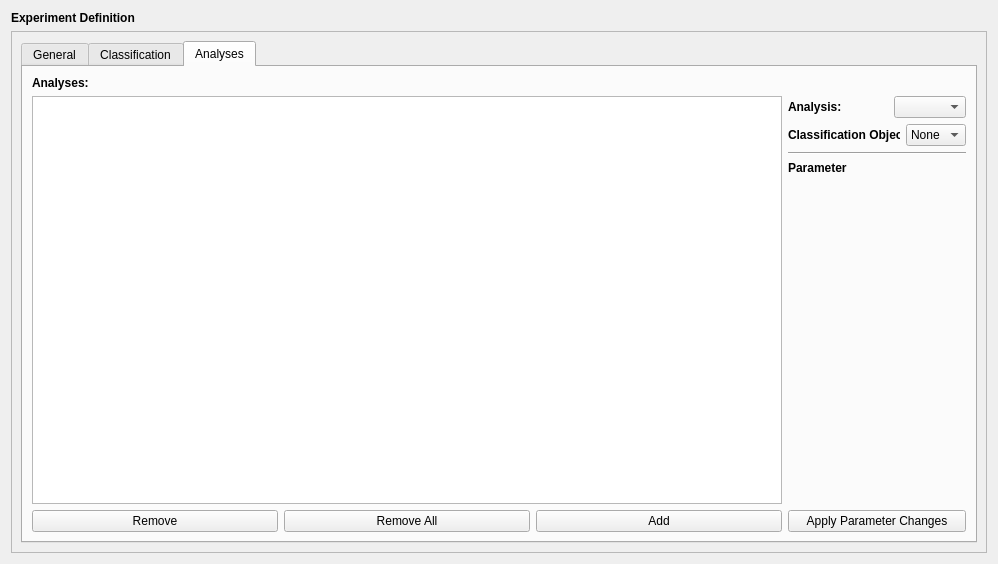
<?xml version="1.0" encoding="UTF-8"?>
<ui version="4.0">
 <class>Form</class>
 <widget class="QWidget" name="Form">
  <property name="geometry">
   <rect>
    <x>0</x>
    <y>0</y>
    <width>998</width>
    <height>564</height>
   </rect>
  </property>
  <property name="windowTitle">
   <string>Form</string>
  </property>
  <layout class="QVBoxLayout" name="verticalLayout">
   <item>
    <widget class="QLabel" name="label">
     <property name="sizePolicy">
      <sizepolicy hsizetype="Preferred" vsizetype="Maximum">
       <horstretch>0</horstretch>
       <verstretch>0</verstretch>
      </sizepolicy>
     </property>
     <property name="text">
      <string>&lt;html&gt;&lt;head/&gt;&lt;body&gt;&lt;p&gt;&lt;span style=&quot; font-weight:600;&quot;&gt;Experiment Definition&lt;/span&gt;&lt;/p&gt;&lt;/body&gt;&lt;/html&gt;</string>
     </property>
    </widget>
   </item>
   <item>
    <widget class="QScrollArea" name="scrollArea">
     <property name="widgetResizable">
      <bool>true</bool>
     </property>
     <widget class="QWidget" name="scrollAreaWidgetContents">
      <property name="geometry">
       <rect>
        <x>0</x>
        <y>0</y>
        <width>978</width>
        <height>525</height>
       </rect>
      </property>
      <layout class="QVBoxLayout" name="verticalLayout_4">
       <item>
        <widget class="QTabWidget" name="tabWidget">
         <property name="sizePolicy">
          <sizepolicy hsizetype="Expanding" vsizetype="Expanding">
           <horstretch>0</horstretch>
           <verstretch>0</verstretch>
          </sizepolicy>
         </property>
         <property name="currentIndex">
          <number>2</number>
         </property>
         <widget class="QWidget" name="tab">
          <attribute name="title">
           <string>General</string>
          </attribute>
          <layout class="QVBoxLayout" name="verticalLayout_3">
           <item>
            <widget class="QLabel" name="label_3">
             <property name="text">
              <string>&lt;b&gt;General:</string>
             </property>
            </widget>
           </item>
           <item>
            <layout class="QHBoxLayout" name="horizontalLayout">
             <property name="sizeConstraint">
              <enum>QLayout::SetDefaultConstraint</enum>
             </property>
             <item>
              <widget class="QLabel" name="label_2">
               <property name="sizePolicy">
                <sizepolicy hsizetype="Fixed" vsizetype="Maximum">
                 <horstretch>0</horstretch>
                 <verstretch>0</verstretch>
                </sizepolicy>
               </property>
               <property name="text">
                <string>Name:</string>
               </property>
              </widget>
             </item>
             <item>
              <widget class="QLineEdit" name="lineEdit_ExperimentName">
               <property name="sizePolicy">
                <sizepolicy hsizetype="Expanding" vsizetype="Fixed">
                 <horstretch>0</horstretch>
                 <verstretch>0</verstretch>
                </sizepolicy>
               </property>
              </widget>
             </item>
            </layout>
           </item>
           <item>
            <spacer name="verticalSpacer">
             <property name="orientation">
              <enum>Qt::Vertical</enum>
             </property>
             <property name="sizeHint" stdset="0">
              <size>
               <width>20</width>
               <height>40</height>
              </size>
             </property>
            </spacer>
           </item>
          </layout>
         </widget>
         <widget class="QWidget" name="tab_3">
          <attribute name="title">
           <string>Classification</string>
          </attribute>
          <layout class="QVBoxLayout" name="verticalLayout_6">
           <item>
            <widget class="QLabel" name="label_5">
             <property name="text">
              <string>&lt;html&gt;&lt;head/&gt;&lt;body&gt;&lt;p&gt;&lt;span style=&quot; font-weight:600;&quot;&gt;Classification Objects:&lt;/span&gt;&lt;/p&gt;&lt;/body&gt;&lt;/html&gt;</string>
             </property>
            </widget>
           </item>
           <item>
            <layout class="QHBoxLayout" name="horizontalLayout_3">
             <item>
              <layout class="QVBoxLayout" name="verticalLayout_7">
               <item>
                <widget class="QLabel" name="label_6">
                 <property name="text">
                  <string>&lt;b&gt; Objects</string>
                 </property>
                </widget>
               </item>
               <item>
                <layout class="QHBoxLayout" name="horizontalLayout_6">
                 <item>
                  <widget class="QTreeWidget" name="treeWidget_Objects">
                   <property name="sizePolicy">
                    <sizepolicy hsizetype="Expanding" vsizetype="Expanding">
                     <horstretch>0</horstretch>
                     <verstretch>0</verstretch>
                    </sizepolicy>
                   </property>
                   <column>
                    <property name="text">
                     <string notr="true">1</string>
                    </property>
                   </column>
                  </widget>
                 </item>
                 <item>
                  <widget class="QTabWidget" name="tabWidget_2">
                   <property name="sizePolicy">
                    <sizepolicy hsizetype="Expanding" vsizetype="Expanding">
                     <horstretch>0</horstretch>
                     <verstretch>0</verstretch>
                    </sizepolicy>
                   </property>
                   <property name="currentIndex">
                    <number>1</number>
                   </property>
                   <widget class="QWidget" name="tab_4">
                    <attribute name="title">
                     <string>Vocabularies</string>
                    </attribute>
                    <layout class="QVBoxLayout" name="verticalLayout_10">
                     <item>
                      <layout class="QVBoxLayout" name="verticalLayout_8">
                       <item>
                        <layout class="QHBoxLayout" name="horizontalLayout_7">
                         <item>
                          <widget class="QLabel" name="label_9">
                           <property name="minimumSize">
                            <size>
                             <width>150</width>
                             <height>0</height>
                            </size>
                           </property>
                           <property name="text">
                            <string>Object Name:</string>
                           </property>
                          </widget>
                         </item>
                         <item>
                          <widget class="QLineEdit" name="lineEdit_ObjectNameDetails"/>
                         </item>
                        </layout>
                       </item>
                       <item>
                        <widget class="QLabel" name="label_10">
                         <property name="text">
                          <string>&lt;b&gt;Targets:</string>
                         </property>
                        </widget>
                       </item>
                       <item>
                        <widget class="QListWidget" name="listTargets"/>
                       </item>
                       <item>
                        <widget class="Line" name="line_3">
                         <property name="orientation">
                          <enum>Qt::Horizontal</enum>
                         </property>
                        </widget>
                       </item>
                       <item>
                        <widget class="QLabel" name="label_7">
                         <property name="text">
                          <string>&lt;html&gt;&lt;head/&gt;&lt;body&gt;&lt;p&gt;&lt;span style=&quot; font-weight:600;&quot;&gt;Attached Vocabularies:&lt;/span&gt;&lt;/p&gt;&lt;/body&gt;&lt;/html&gt;</string>
                         </property>
                        </widget>
                       </item>
                       <item>
                        <widget class="QListWidget" name="listView_Vocabularies">
                         <property name="sizePolicy">
                          <sizepolicy hsizetype="Expanding" vsizetype="Expanding">
                           <horstretch>0</horstretch>
                           <verstretch>0</verstretch>
                          </sizepolicy>
                         </property>
                        </widget>
                       </item>
                      </layout>
                     </item>
                    </layout>
                   </widget>
                   <widget class="QWidget" name="tab_5">
                    <attribute name="title">
                     <string>Semantic Segmentation</string>
                    </attribute>
                    <layout class="QVBoxLayout" name="verticalLayout_11">
                     <item>
                      <layout class="QHBoxLayout" name="horizontalLayout_5">
                       <item>
                        <widget class="QLabel" name="label_11">
                         <property name="text">
                          <string>Semantic Segmentation Layer</string>
                         </property>
                        </widget>
                       </item>
                       <item>
                        <widget class="QComboBox" name="comboBox_Dataset">
                         <item>
                          <property name="text">
                           <string>None</string>
                          </property>
                         </item>
                        </widget>
                       </item>
                      </layout>
                     </item>
                     <item>
                      <widget class="QListWidget" name="listWidget_Labels"/>
                     </item>
                     <item>
                      <layout class="QHBoxLayout" name="horizontalLayout_8">
                       <item>
                        <widget class="QPushButton" name="pushButton_SelectAllLabel">
                         <property name="text">
                          <string>Select All</string>
                         </property>
                        </widget>
                       </item>
                       <item>
                        <spacer name="horizontalSpacer">
                         <property name="orientation">
                          <enum>Qt::Horizontal</enum>
                         </property>
                         <property name="sizeHint" stdset="0">
                          <size>
                           <width>40</width>
                           <height>20</height>
                          </size>
                         </property>
                        </spacer>
                       </item>
                       <item>
                        <widget class="QPushButton" name="pushButton_DeselectAllLabel">
                         <property name="text">
                          <string>Deselect All</string>
                         </property>
                        </widget>
                       </item>
                      </layout>
                     </item>
                    </layout>
                   </widget>
                  </widget>
                 </item>
                </layout>
               </item>
               <item>
                <layout class="QHBoxLayout" name="horizontalLayout_4">
                 <item>
                  <widget class="QPushButton" name="btn_RemoveObject">
                   <property name="sizePolicy">
                    <sizepolicy hsizetype="Fixed" vsizetype="Fixed">
                     <horstretch>0</horstretch>
                     <verstretch>0</verstretch>
                    </sizepolicy>
                   </property>
                   <property name="minimumSize">
                    <size>
                     <width>30</width>
                     <height>0</height>
                    </size>
                   </property>
                   <property name="maximumSize">
                    <size>
                     <width>30</width>
                     <height>16777215</height>
                    </size>
                   </property>
                   <property name="text">
                    <string>-</string>
                   </property>
                  </widget>
                 </item>
                 <item>
                  <widget class="QLineEdit" name="lineEdit_ObjectName">
                   <property name="text">
                    <string/>
                   </property>
                   <property name="placeholderText">
                    <string>Name of the New Object</string>
                   </property>
                  </widget>
                 </item>
                 <item>
                  <widget class="QPushButton" name="btn_AddObject">
                   <property name="sizePolicy">
                    <sizepolicy hsizetype="Fixed" vsizetype="Fixed">
                     <horstretch>0</horstretch>
                     <verstretch>0</verstretch>
                    </sizepolicy>
                   </property>
                   <property name="minimumSize">
                    <size>
                     <width>30</width>
                     <height>0</height>
                    </size>
                   </property>
                   <property name="maximumSize">
                    <size>
                     <width>30</width>
                     <height>16777215</height>
                    </size>
                   </property>
                   <property name="text">
                    <string>+</string>
                   </property>
                  </widget>
                 </item>
                </layout>
               </item>
              </layout>
             </item>
            </layout>
           </item>
          </layout>
         </widget>
         <widget class="QWidget" name="tab_2">
          <attribute name="title">
           <string>Analyses</string>
          </attribute>
          <layout class="QVBoxLayout" name="verticalLayout_5">
           <item>
            <widget class="QLabel" name="label_4">
             <property name="sizePolicy">
              <sizepolicy hsizetype="Expanding" vsizetype="Maximum">
               <horstretch>0</horstretch>
               <verstretch>0</verstretch>
              </sizepolicy>
             </property>
             <property name="text">
              <string>&lt;html&gt;&lt;head/&gt;&lt;body&gt;&lt;p&gt;&lt;span style=&quot; font-weight:600;&quot;&gt;Analyses:&lt;/span&gt;&lt;/p&gt;&lt;/body&gt;&lt;/html&gt;</string>
             </property>
            </widget>
           </item>
           <item>
            <layout class="QHBoxLayout" name="horizontalLayout_2">
             <item>
              <layout class="QVBoxLayout" name="verticalLayout_12">
               <item>
                <widget class="QListWidget" name="listWidget_Analyses">
                 <property name="sizePolicy">
                  <sizepolicy hsizetype="Preferred" vsizetype="Expanding">
                   <horstretch>0</horstretch>
                   <verstretch>0</verstretch>
                  </sizepolicy>
                 </property>
                </widget>
               </item>
               <item>
                <layout class="QHBoxLayout" name="horizontalLayout_12">
                 <item>
                  <widget class="QPushButton" name="btn_RemoveAnalysis">
                   <property name="text">
                    <string>Remove</string>
                   </property>
                  </widget>
                 </item>
                 <item>
                  <widget class="QPushButton" name="btn_ClearAnalysis">
                   <property name="text">
                    <string>Remove All</string>
                   </property>
                  </widget>
                 </item>
                 <item>
                  <widget class="QPushButton" name="btn_AddAnalysis">
                   <property name="text">
                    <string>Add</string>
                   </property>
                  </widget>
                 </item>
                </layout>
               </item>
              </layout>
             </item>
             <item>
              <layout class="QVBoxLayout" name="verticalLayout_2">
               <item>
                <layout class="QHBoxLayout" name="horizontalLayout_11">
                 <item>
                  <widget class="QLabel" name="label_13">
                   <property name="minimumSize">
                    <size>
                     <width>100</width>
                     <height>0</height>
                    </size>
                   </property>
                   <property name="maximumSize">
                    <size>
                     <width>130</width>
                     <height>16777215</height>
                    </size>
                   </property>
                   <property name="text">
                    <string>&lt;b&gt;Analysis:</string>
                   </property>
                  </widget>
                 </item>
                 <item>
                  <widget class="QComboBox" name="comboBox_AnalysisClass"/>
                 </item>
                </layout>
               </item>
               <item>
                <layout class="QHBoxLayout" name="horizontalLayout_9">
                 <item>
                  <widget class="QLabel" name="label_12">
                   <property name="minimumSize">
                    <size>
                     <width>100</width>
                     <height>0</height>
                    </size>
                   </property>
                   <property name="maximumSize">
                    <size>
                     <width>130</width>
                     <height>16777215</height>
                    </size>
                   </property>
                   <property name="text">
                    <string>&lt;html&gt;&lt;head/&gt;&lt;body&gt;&lt;p&gt;&lt;span style=&quot; font-weight:600;&quot;&gt;Classification Object:&lt;/span&gt;&lt;/p&gt;&lt;/body&gt;&lt;/html&gt;</string>
                   </property>
                  </widget>
                 </item>
                 <item>
                  <widget class="QComboBox" name="comboBox_AnalysisClassificationObject">
                   <item>
                    <property name="text">
                     <string>None</string>
                    </property>
                   </item>
                  </widget>
                 </item>
                </layout>
               </item>
               <item>
                <widget class="Line" name="line">
                 <property name="orientation">
                  <enum>Qt::Horizontal</enum>
                 </property>
                </widget>
               </item>
               <item>
                <widget class="QLabel" name="label_8">
                 <property name="text">
                  <string>&lt;b&gt;Parameter</string>
                 </property>
                </widget>
               </item>
               <item>
                <widget class="QWidget" name="widgetParam" native="true">
                 <property name="sizePolicy">
                  <sizepolicy hsizetype="Preferred" vsizetype="Maximum">
                   <horstretch>0</horstretch>
                   <verstretch>0</verstretch>
                  </sizepolicy>
                 </property>
                 <layout class="QVBoxLayout" name="verticalLayout_9"/>
                </widget>
               </item>
               <item>
                <spacer name="verticalSpacer_2">
                 <property name="orientation">
                  <enum>Qt::Vertical</enum>
                 </property>
                 <property name="sizeHint" stdset="0">
                  <size>
                   <width>20</width>
                   <height>40</height>
                  </size>
                 </property>
                </spacer>
               </item>
               <item>
                <widget class="QPushButton" name="btn_ApplyAnalysisChanges">
                 <property name="text">
                  <string>Apply Parameter Changes</string>
                 </property>
                </widget>
               </item>
               <item>
                <layout class="QHBoxLayout" name="horizontalLayout_10"/>
               </item>
              </layout>
             </item>
            </layout>
           </item>
          </layout>
         </widget>
        </widget>
       </item>
      </layout>
     </widget>
    </widget>
   </item>
  </layout>
 </widget>
 <resources/>
 <connections/>
</ui>
